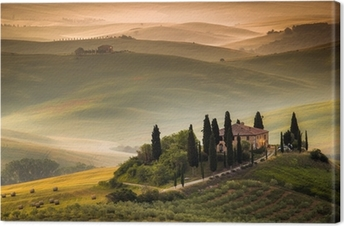
#> input picture Lecture8/TD/tableaux-sur-toile-toscane-paysage-italien.jpg, 344 x 226 px, found by its file name
$ jupyter execute TD1_Image_processing.ipynb   (older library calls are emulated)
#> lines starting #> are read from the running program, lines starting #| are printed output that depends on the picture
- Normalising Pixel Values for Consistent Brightness

[cell 1]
import cv2
img = cv2.imread (r'C:\Users\Kered\ML_DVRC_2025\Lecture8\TD\tableaux-sur-toile-toscane-paysage-italien.jpg')
#> img is the input picture: shape (226, 344, 3); mean B, G, R 86.9, 119.1, 136.3
normalized = img / 255.0

- Histogram Equalization

[cell 2]
# Load the image
img = cv2.imread(r'C:\Users\Kered\ML_DVRC_2025\Lecture8\TD\tableaux-sur-toile-toscane-paysage-italien.jpg')

# Convert the image to grayscale
gray_img = cv2.cvtColor(img, cv2.COLOR_BGR2GRAY)

# Apply histogram equalization to the grayscale image
eq_img = cv2.equalizeHist(gray_img)

[cell 3]
import cv2
import matplotlib.pyplot as plt

# Display the original and equalized images
plt.figure(figsize=(10, 5))

plt.subplot(1, 2, 1)
plt.imshow(cv2.cvtColor(img, cv2.COLOR_BGR2RGB))  # Convert BGR to RGB for matplotlib
plt.title('Original Image')
plt.subplot(1, 2, 2)
plt.imshow(cv2.cvtColor(eq_img, cv2.COLOR_BGR2RGB))
plt.title('Equalized Image')
plt.axis('off')

- preprocess_image function: This function encapsulates the preprocessing steps.
- Load image:
  cv2.imread(image_path) loads the image from the specified path.
Resize:
  cv2.resize(img, target_size) resizes the image to the desired target_size. This is important for consistency in input dimensions for ML/DL models.
**Convert to grayscale** (optional):
  cv2.cvtColor(img, cv2.COLOR_BGR2GRAY) converts the image to grayscale. This might be needed for some tasks where color information is not relevant or to reduce dimensionality. However, you should consider if color information is important for the problem you are trying to solve and skip this if necessary.
- Normalization:
  img = img / 255.0 normalizes pixel values to the range [0, 1]. This is a common practice in deep learning to improve model training.

[cell 4]
import cv2
import numpy as np

def preprocess_image(image_path, target_size=(224, 224)):

    # Load the image
#> called with target_size = (224, 224)
    img = cv2.imread(image_path)

    # Resize the image
    img = cv2.resize(img, target_size)
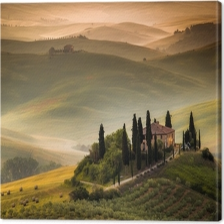
#> img: shape (224, 224, 3); mean B, G, R 86.8, 119, 136.2

    # Convert to grayscale (optional for some tasks)
    # img = cv2.cvtColor(img, cv2.COLOR_BGR2GRAY)

    # Normalize pixel values to the range [0, 1]
    img = img / 255.0

    # Data augmentation (optional)
    # ... (apply transformations like rotation, flipping, etc.)

    # Return the preprocessed image
    return img

# Example usage
image_path = r'C:\Users\Kered\ML_DVRC_2025\Lecture8\TD\tableaux-sur-toile-toscane-paysage-italien.jpg'
preprocessed_image = preprocess_image(image_path)

**Applying Filters to Reduce Noise and Sharpen Images**

**Noise Reduction**

[cell 5]
import numpy as np

def gaussian_kernel(size, sigma=1):
    size = int(size) // 2
    x, y = np.mgrid[-size:size+1, -size:size+1]
    normal = 1 / (2.0 * np.pi * sigma**2)
    g =  np.exp(-((x**2 + y**2) / (2.0*sigma**2))) * normal
    return g

[cell 6]
import cv2
import matplotlib.pyplot as plt

# Load the image
img = cv2.imread(image_path)

# Load an image
image_path = r'C:\Users\Kered\ML_DVRC_2025\Lecture8\TD\tableaux-sur-toile-toscane-paysage-italien.jpg'
image = cv2.imread(image_path)

# Convert image to grayscale
gray_image = cv2.cvtColor(image, cv2.COLOR_BGR2GRAY)

# Get the Gaussian kernel with size 5x5 and sigma=1
kernel = gaussian_kernel(size=5, sigma=1)

# Apply the Gaussian kernel to the image using cv2.filter2D
blurred_image = cv2.filter2D(gray_image, -1, kernel)

# Display the original and blurred images
plt.figure(figsize=(10, 5))

# Original image
plt.subplot(1, 2, 1)
plt.imshow(cv2.cvtColor(image, cv2.COLOR_BGR2RGB))
plt.title('Original Image')
plt.axis('off')

# Blurred image
plt.subplot(1, 2, 2)
plt.imshow(blurred_image, cmap='gray')
plt.title('Blurred Image (Gaussian Kernel)')
plt.axis('off')

plt.show()

**Sobel, Prewitt, Canny filters for edge detection**

[cell 7]
import numpy as np
import cv2
import matplotlib.pyplot as plt
from scipy import ndimage

# Define the Gaussian kernel function
def gaussian_kernel(size, sigma=1):
    size = int(size) // 2
    x, y = np.mgrid[-size:size+1, -size:size+1]
    normal = 1 / (2.0 * np.pi * sigma**2)
    g =  np.exp(-((x**2 + y**2) / (2.0*sigma**2))) * normal
    return g

# Load an image
image_path = r'C:\Users\Kered\ML_DVRC_2025\Lecture8\TD\tableaux-sur-toile-toscane-paysage-italien.jpg'
image = cv2.imread(image_path)

# Convert image to grayscale
gray_image = cv2.cvtColor(image, cv2.COLOR_BGR2GRAY)

# Apply Gaussian Blur
kernel = gaussian_kernel(size=5, sigma=1)
blurred_image = cv2.filter2D(gray_image, -1, kernel)

# Apply Prewitt filter
prewitt_x = np.array([[1, 0, -1], [1, 0, -1], [1, 0, -1]])
prewitt_y = np.array([[1, 1, 1], [0, 0, 0], [-1, -1, -1]])
prewitt_image_x = ndimage.convolve(gray_image, prewitt_x)
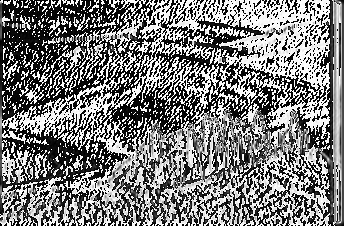
#> prewitt_image_x: shape (226, 344); min 0, max 255, mean 124
prewitt_image_y = ndimage.convolve(gray_image, prewitt_y)
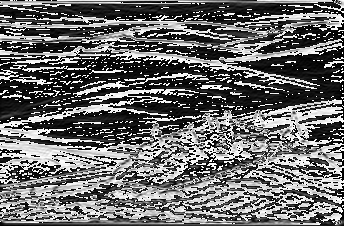
#> prewitt_image_y: shape (226, 344); min 0, max 255, mean 106.8
prewitt_image = np.sqrt(prewitt_image_x**2 + prewitt_image_y**2)
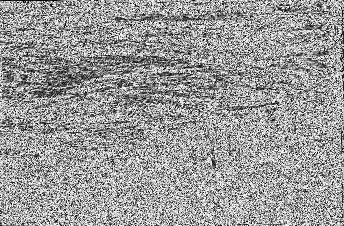
#> prewitt_image: shape (226, 344) float16; min 0, max 15.91, mean 9.62; drawn with min black and max white

# Apply Sobel filter
sobel_x = cv2.Sobel(gray_image, cv2.CV_64F, 1, 0, ksize=3)
sobel_y = cv2.Sobel(gray_image, cv2.CV_64F, 0, 1, ksize=3)
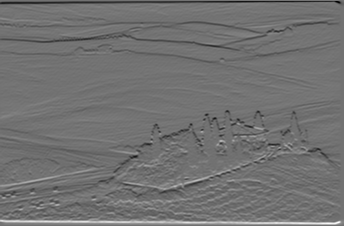
#> sobel_y: shape (226, 344) float64; min -635, max 788, mean 0.6; drawn with min black and max white
sobel_image = np.sqrt(sobel_x**2 + sobel_y**2)

# Apply Canny Edge Detection
canny_image = cv2.Canny(gray_image, 100, 200)
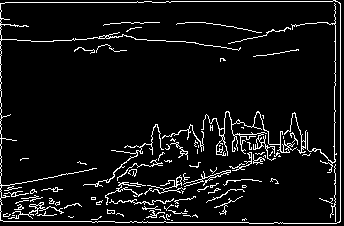
#> canny_image: shape (226, 344); 7.1% white in thin lines or dots

# Display the original image and processed images
plt.figure(figsize=(15, 10))

# Original image
plt.subplot(2, 3, 1)
plt.imshow(cv2.cvtColor(image, cv2.COLOR_BGR2RGB))
plt.title('Original Image')
plt.axis('off')

# Blurred image (Gaussian)
plt.subplot(2, 3, 2)
plt.imshow(blurred_image, cmap='gray')
plt.title('Gaussian Blur')
plt.axis('off')

# Prewitt filter
plt.subplot(2, 3, 3)
plt.imshow(prewitt_image, cmap='gray')
plt.title('Prewitt Filter')
plt.axis('off')

# Sobel filter
plt.subplot(2, 3, 4)
plt.imshow(sobel_image, cmap='gray')
plt.title('Sobel Filter')
plt.axis('off')

# Canny edge detection
plt.subplot(2, 3, 5)
plt.imshow(canny_image, cmap='gray')
plt.title('Canny Edge Detection')
plt.axis('off')

plt.show()

**Emma Contouring**

[cell 8]
# Load an image
image_path = r'C:\Users\Kered\ML_DVRC_2025\Lecture8\TD\Emma_Stone.png'
image = cv2.imread(image_path)
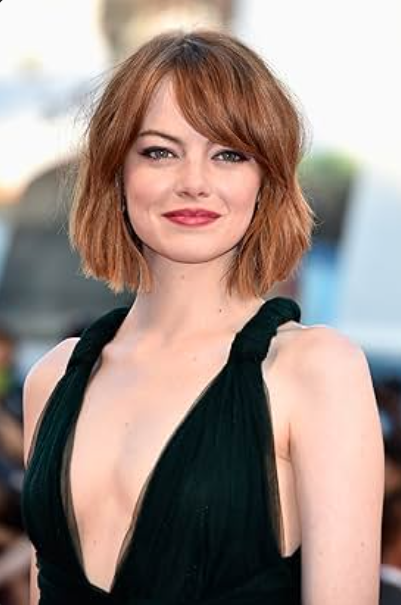
#> input picture Lecture8/TD/Emma_Stone.png, 401 x 605 px, found by its file name
#> image is the input picture: shape (605, 401, 3); mean B, G, R 132.1, 139.6, 157.5

# Convert image to grayscale
gray_image = cv2.cvtColor(image, cv2.COLOR_BGR2GRAY)

# Apply Canny Edge Detection
canny_image = cv2.Canny(gray_image, 100, 200)
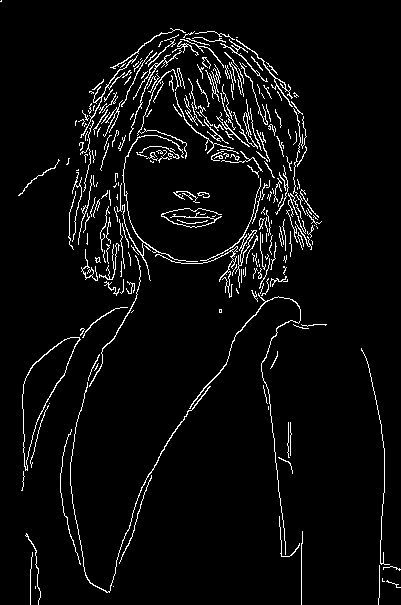
#> canny_image: shape (605, 401); 4.6% white in thin lines or dots

# Display the original image and processed images
plt.figure(figsize=(15, 10))

# Original image
plt.subplot(1, 2, 1)
plt.imshow(cv2.cvtColor(image, cv2.COLOR_BGR2RGB))
plt.title('Original Image')
plt.axis('off')


# Canny edge detection
plt.subplot(1, 2, 2)
plt.imshow(canny_image, cmap='gray')
plt.title('Canny Edge Detection')
plt.axis('off')

plt.show()

**Convolution Filters**

- Explanation of Steps:
- Load the image: We read the image from the provided path and convert it to grayscale for simplicity.
- Define the sharpening kernel: The kernel matrix sharpens the image by increasing the intensity of edges.
- Apply the convolution: We use the filter2D() function in OpenCV to apply the sharpening kernel to the image.
Display: We plot the original and sharpened images for comparison.

[cell 9]
import cv2
import numpy as np
import matplotlib.pyplot as plt

# Step 1: Load the image
image_path = r'C:\Users\Kered\ML_DVRC_2025\Lecture8\TD\tableaux-sur-toile-toscane-paysage-italien.jpg'
image = cv2.imread(image_path)

# Convert the image to grayscale for simplicity
gray_image = cv2.cvtColor(image, cv2.COLOR_BGR2GRAY)

# Step 2: Define the sharpening kernel
sharpening_kernel = np.array([[0, -1, 0],
                              [-1, 5, -1],
                              [0, -1, 0]])

# Step 3: Apply the convolution using the sharpening kernel
sharpened_image = cv2.filter2D(gray_image, -1, sharpening_kernel)
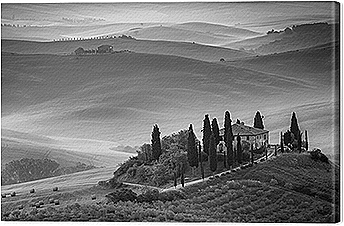
#> sharpened_image: shape (226, 344); min 0, max 255, mean 120.8

# Step 4: Display the original and sharpened images side by side
plt.figure(figsize=(10, 5))

# Original image
plt.subplot(1, 2, 1)
plt.imshow(gray_image, cmap='gray')
plt.title('Original Image')
plt.axis('off')

# Sharpened image
plt.subplot(1, 2, 2)
plt.imshow(sharpened_image, cmap='gray')
plt.title('Sharpened Image')
plt.axis('off')

# Show the images
plt.show()

**HOG Features descriptor**

[cell 10]
import cv2
import numpy as np
import matplotlib.pyplot as plt
import matplotlib.patches as patches

# Load the image
img = cv2.imread(r'C:\Users\Kered\ML_DVRC_2025\Lecture8\TD\Emma_Stone.png')

# Convert the original image to RGB
img_rgb = cv2.cvtColor(img, cv2.COLOR_BGR2RGB)

# Convert the original image to gray scale
img_gray = cv2.cvtColor(img, cv2.COLOR_BGR2GRAY)

# Specify the parameters for our HOG descriptor
# Adjust win_size to be divisible by block_stride
win_size = (img_gray.shape[1] - img_gray.shape[1] % 8, img_gray.shape[0] - img_gray.shape[0] % 8) #changed here
#> win_size = (400, 600)
cell_size = (8, 8)
block_size = (16, 16)
block_stride = (8, 8)
num_bins = 9

# Set the parameters of the HOG descriptor using the variables defined above
hog = cv2.HOGDescriptor(win_size, block_size, block_stride, cell_size, num_bins)

# Resize the image to match win_size
img_gray = cv2.resize(img_gray, win_size) #added to ensure the image size matches win_size


# Compute the HOG Descriptor for the gray scale image
hog_descriptor = hog.compute(img_gray)

print ('HOG Descriptor:', hog_descriptor)
#> (printed output is left out)
print ('HOG Descriptor has shape:', hog_descriptor.shape)
#| HOG Descriptor has shape: (130536,)

[cell 11]
# Reshape the feature vector to [number of blocks in x and y direction, number of cells per block in x and y direction, number of bins]
# This will be useful later when we plot the feature vector, so that the feature vector indexing matches the image indexing
# Reshape the feature vector to [number of blocks in x and y direction, number of cells per block in x and y direction, number of bins]
# This will be useful later when we plot the feature vector, so that the feature vector indexing matches the image indexing
# Calculate the correct dimensions based on the HOG parameters and image size
# Calculate the correct dimensions based on the HOG parameters and image size
n_blocks_x = (img_gray.shape[1] // cell_size[1]) - (block_size[1] // cell_size[1]) + 1
#> n_blocks_x = 49
n_blocks_y = (img_gray.shape[0] // cell_size[0]) - (block_size[0] // cell_size[0]) + 1
#> n_blocks_y = 74
hog_descriptor_reshaped = hog_descriptor.reshape(n_blocks_y,  # Number of blocks in y direction
                                                 n_blocks_x,  # Number of blocks in x direction
                                                 block_size[0] // cell_size[0],  # Number of cells per block in y direction
                                                 block_size[1] // cell_size[1],  # Number of cells per block in x direction
                                                 num_bins).transpose((1, 0, 2, 3, 4))


# Create an array that will hold the average gradients for each cell
ave_grad = np.zeros((n_blocks_y, n_blocks_x, num_bins)) # Update shape based on the calculated dimensions

# Create an array that will count the number of histograms per cell
hist_counter = np.zeros((n_blocks_y, n_blocks_x, 1)) # Update shape based on the calculated dimensions


# Add up all the histograms for each cell and count the number of histograms per cell
# Iterate through the blocks in the HOG descriptor
for i in range(hog_descriptor_reshaped.shape[0]): # i iterates through the first dimension (49)
    for j in range(hog_descriptor_reshaped.shape[1]): # j iterates through the second dimension (74)
        # Swap i and j when indexing ave_grad to align with its shape
        ave_grad[j, i] += hog_descriptor_reshaped[i, j, 0, 0]  # Sum the histograms for the current cell

        hist_counter[j, i] += 1  # Increment the histogram count for the current cell
#> hist_counter: shape (74, 49, 1) float64; every value is 1

# Calculate the average gradient for each cell
ave_grad /= hist_counter

# Calculate the total number of vectors we have in all the cells.
len_vecs = ave_grad.shape[0] * ave_grad.shape[1] * ave_grad.shape[2]
#> len_vecs = 32634

# Create an array that has num_bins equally spaced between 0 and 180 degress in radians.
deg = np.linspace(0, np.pi, num_bins, endpoint=False)

# Each cell will have a histogram with num_bins. For each cell, plot each bin as a vector (with its magnitude
# equal to the height of the bin in the histogram, and its angle corresponding to the bin in the histogram).
# To do this, create rank 1 arrays that will hold the (x,y)-coordinate of all the vectors in all the cells in the
# image. Also, create the rank 1 arrays that will hold all the (U,V)-components of all the vectors in all the
# cells in the image. Create the arrays that will hold all the vector positons and components.
U = np.zeros((len_vecs))
V = np.zeros((len_vecs))
X = np.zeros((len_vecs))
Y = np.zeros((len_vecs))

# Set the counter to zero
counter = 0

# Use the cosine and sine functions to calculate the vector components (U,V) from their maginitudes. Remember the
# cosine and sine functions take angles in radians. Calculate the vector positions and magnitudes from the
# average gradient array
for i in range(ave_grad.shape[0]):
    for j in range(ave_grad.shape[1]):
        for k in range(ave_grad.shape[2]):
            U[counter] = ave_grad[i, j, k] * np.cos(deg[k])
            V[counter] = ave_grad[i, j, k] * np.sin(deg[k])

            X[counter] = (cell_size[0] / 2) + (cell_size[0] * i)
            Y[counter] = (cell_size[1] / 2) + (cell_size[1] * j)

            counter = counter + 1
#> after the loop, counter = 32634

fig, (ax1, ax2) = plt.subplots(1, 2, figsize=(12, 6))

# Display the image
ax1.set(title='Grayscale Image')
ax1.imshow(img_gray, cmap='gray')

# Plot the feature vector (HOG Descriptor)
ax2.set(title='HOG Descriptor')
ax2.quiver(Y, X, U, V, color='white', headwidth=0, headlength=0, scale_units='inches', scale=3)
ax2.invert_yaxis()
ax2.set_aspect(aspect=1)
ax2.set_facecolor('black')
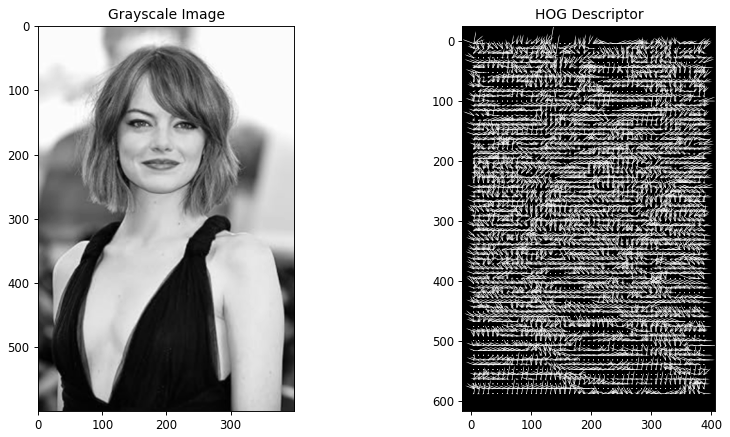
#> figure drawn by matplotlib, 2 panels
